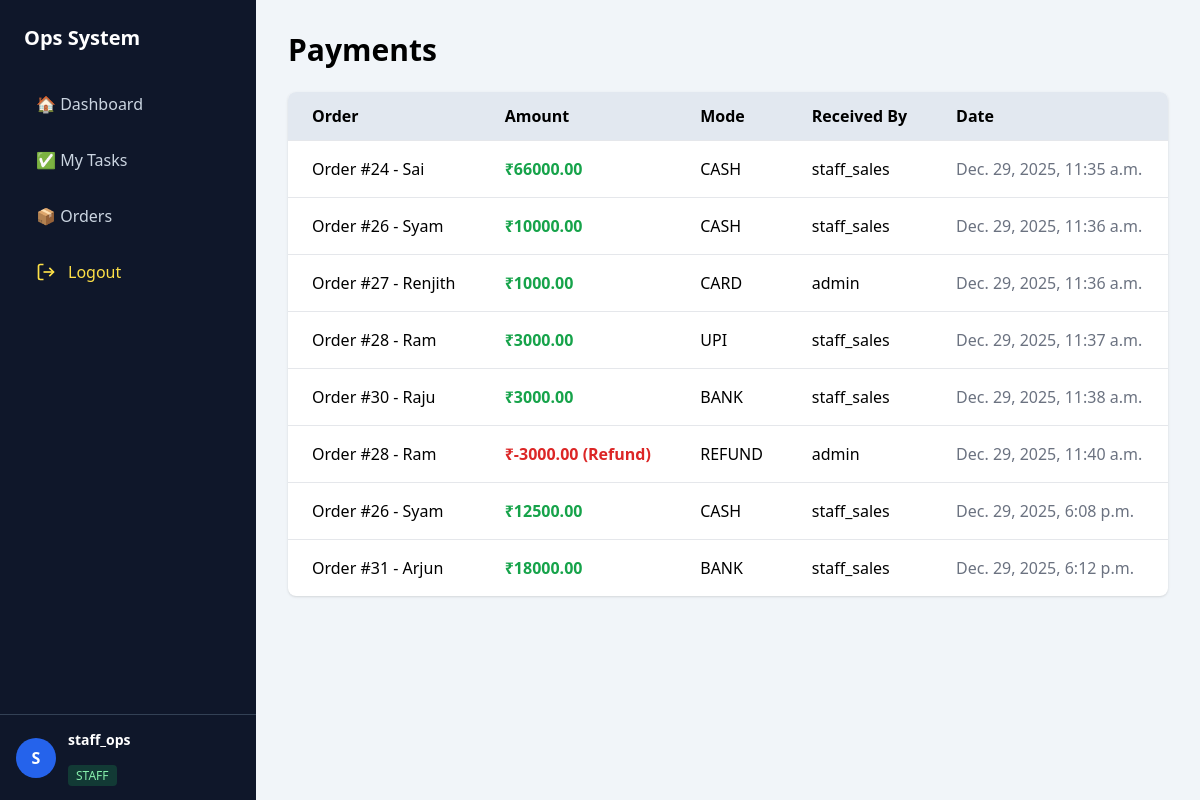
Screenshot of /payments/ (signed in) with the database file from the repository.
### payments/models.py (models this page shows, shortened)
class Payment(models.Model):
    PAYMENT_MODE_CHOICES = (
        ('CASH', 'Cash'),
        ('UPI', 'UPI'),
        ('BANK', 'Bank Transfer'),
        ('CARD', 'Card'),
        ('REFUND', 'Refund'),
    )
    order = models.ForeignKey(
        Order,
        on_delete=models.PROTECT,
        related_name='payments'
    )
    amount = models.DecimalField(max_digits=10, decimal_places=2)
    payment_mode = models.CharField(
        max_length=10,
        choices=PAYMENT_MODE_CHOICES
    )
    received_by = models.ForeignKey(
        User,
        on_delete=models.SET_NULL,
        null=True
    )
    received_at = models.DateTimeField(auto_now_add=True)
    notes = models.TextField(blank=True)

### orders/models.py (models this page shows, shortened)
class Order(models.Model):
    STATUS_CHOICES = (
        ('NEW', 'New'),
        ('IN_PROGRESS', 'In Progress'),
        ('COMPLETED', 'Completed'),
        ('CANCELLED', 'Cancelled'),
    )
    customer_name = models.CharField(max_length=100)
    product = models.ForeignKey(Product, on_delete=models.PROTECT)
    quantity = models.PositiveIntegerField()
    status = models.CharField(
        max_length=20,
        choices=STATUS_CHOICES,
        default='NEW'
    )
    assigned_to = models.ForeignKey(
        User,
        on_delete=models.SET_NULL,
        null=True,
        blank=True
    )
    created_at = models.DateTimeField(auto_now_add=True)
    def __str__(self):
        return f"Order #{self.id} - {self.customer_name}"

### core/views.py (the view)
# urls.py: path('payments/', views.payments_view, name='payments'),
@login_required
def payments_view(request):
    payments = Payment.objects.all()
    return render(request, 'core/payments.html', {'payments': payments})

### core/templates/core/payments.html
{% extends "core/base.html" %}
{% block content %}
<h1 class="text-3xl font-bold mb-6">Payments</h1>
<div class="bg-white shadow rounded-lg overflow-hidden">
<table class="min-w-full">
    <thead class="bg-slate-200 text-left">
        <tr>
            <th class="px-6 py-3">Order</th>
            <th class="px-6 py-3">Amount</th>
            <th class="px-6 py-3">Mode</th>
            <th class="px-6 py-3">Received By</th>
            <th class="px-6 py-3">Date</th>
        </tr>
    </thead>
    <tbody>
        {% for payment in payments %}
        <tr class="border-t hover:bg-slate-50">
            <td class="px-6 py-4">{{ payment.order }}</td>
            <td class="px-6 py-4 font-semibold">
                {% if payment.amount < 0 %}
                    <span class="text-red-600">
                        ₹{{ payment.amount }} (Refund)
                    </span>
                {% else %}
                    <span class="text-green-600">
                        ₹{{ payment.amount }}
                    </span>
                {% endif %}
            </td>
            <td class="px-6 py-4">{{ payment.payment_mode }}</td>
            <td class="px-6 py-4">{{ payment.received_by }}</td>
            <td class="px-6 py-4 text-gray-500">{{ payment.received_at }}</td>
        </tr>
        {% empty %}
        <tr>
            <td colspan="5" class="text-center py-8 text-gray-500">
                No payments recorded
            </td>
        </tr>
        {% endfor %}
    </tbody>
</table>
</div>
{% endblock %}

### core/templates/core/base.html (shortened to what this page needs)
<!DOCTYPE html>
<html lang="en">
<head>
    <script src="https://cdn.tailwindcss.com"></script>
</head>
<body class="bg-slate-100 h-screen overflow-hidden flex">
{% if user.is_authenticated %}
<aside class="w-64 bg-slate-900 text-white h-screen flex flex-col">
    <div class="p-6">
        <h2 class="text-xl font-bold mb-8">Ops System</h2>
        <nav class="space-y-4">
            <a href="/dashboard/"
               class="flex items-center gap-3 px-3 py-2 rounded
               {% if request.path == '/' %}
                   bg-blue-600 text-white
               {% else %}
                   text-slate-300 hover:bg-slate-800
               {% endif %}">
                🏠 Dashboard
            </a>
            <a href="/tasks/"
               class="flex items-center gap-3 px-3 py-2 rounded
               {% if request.path|slice:':7' == '/tasks/' %}
                   bg-blue-600 text-white
               {% else %}
                   text-slate-300 hover:bg-slate-800
               {% endif %}">
                ✅ My Tasks
            </a>
            <a href="/orders/"
               class="flex items-center gap-3 px-3 py-2 rounded
               {% if request.path|slice:':8' == '/orders/' %}
                   bg-blue-600 text-white
               {% else %}
                   text-slate-300 hover:bg-slate-800
               {% endif %}">
                📦 Orders
            </a>
            <a href="/logout/"
                class="flex items-center gap-3 px-3 py-2 rounded
                        text-yellow-300 hover:bg-yellow-900/30 hover:text-yellow-200 transition">
                    <svg class="w-5 h-5" fill="none" stroke="currentColor" stroke-width="2"
                        viewBox="0 0 24 24">
                        <path d="M9 21H5a2 2 0 0 1-2-2V5a2 2 0 0 1 2-2h4"></path>
                        <path d="M16 17l5-5-5-5"></path>
                        <path d="M21 12H9"></path>
                    </svg>
                    Logout
                </a>
        </nav>
    </div>
    <div class="flex-1"></div>
    <div class="border-t border-slate-700 p-4 flex items-center gap-3">
        <div class="h-10 w-10 rounded-full bg-blue-600 flex items-center justify-center font-bold">
            {{ user.username|slice:":1"|upper }}
        </div>
        <div class="text-sm leading-tight">
            <p class="font-semibold">
                {{ user.get_full_name|default:user.username }}
            </p>
            <br>
            {% if user.is_superuser %}
                <span class="text-xs bg-red-500/20 text-red-300 px-2 py-0.5 rounded">
                    ADMIN
                </span>
            {% else %}
                <span class="text-xs bg-green-500/20 text-green-300 px-2 py-0.5 rounded">
                    STAFF
                </span>
            {% endif %}
        </div>
    </div>
</aside>
{% endif %}
<main class="flex-1 p-8 overflow-y-auto">
    {% block content %}{% endblock %}
</main>
</body>
</html>

### rows the page displays
Payment: order "Order #24 - Sai", amount "66000.00", payment_mode "CASH", received_by "staff_sales", received_at "Dec. 29, 2025, 11:35 a.m."
Payment: order "Order #26 - Syam", amount "10000.00", payment_mode "CASH", received_by "staff_sales", received_at "Dec. 29, 2025, 11:36 a.m."
Payment: order "Order #27 - Renjith", amount "1000.00", payment_mode "CARD", received_by "admin", received_at "Dec. 29, 2025, 11:36 a.m."
Payment: order "Order #28 - Ram", amount "3000.00", payment_mode "UPI", received_by "staff_sales", received_at "Dec. 29, 2025, 11:37 a.m."
Payment: order "Order #30 - Raju", amount "3000.00", payment_mode "BANK", received_by "staff_sales", received_at "Dec. 29, 2025, 11:38 a.m."
Payment: order "Order #28 - Ram", amount "-3000.00", payment_mode "REFUND", received_by "admin", received_at "Dec. 29, 2025, 11:40 a.m."
Payment: order "Order #26 - Syam", amount "12500.00", payment_mode "CASH", received_by "staff_sales", received_at "Dec. 29, 2025, 6:08 p.m."
Payment: order "Order #31 - Arjun", amount "18000.00", payment_mode "BANK", received_by "staff_sales", received_at "Dec. 29, 2025, 6:12 p.m."

### other values shown
{{ user.username|slice:":1"|upper }} "S"
{{ user.get_full_name|default:user.username }} "staff_ops"
